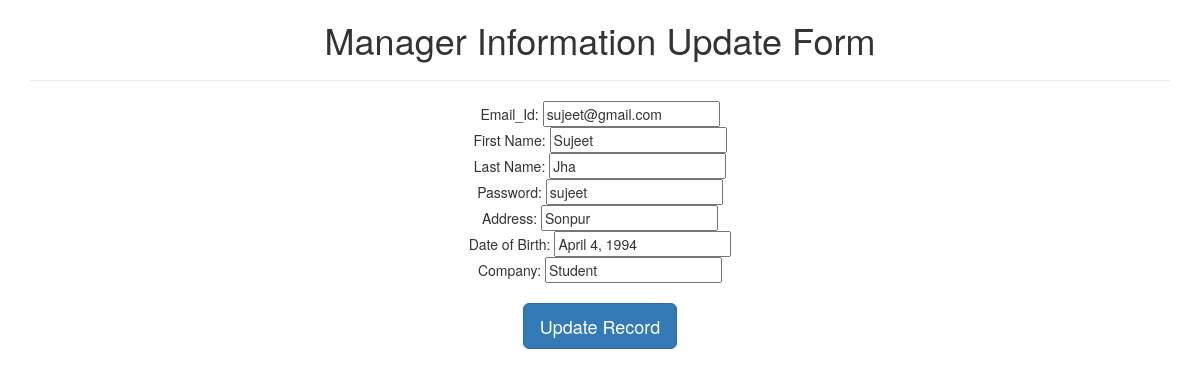
The page /update/4/ on the database its author committed.
### Project_Application/models.py (models this page shows)
class Manager(models.Model):
    email=models.EmailField(max_length=70)
    firstname=models.CharField(max_length=64)
    lastname=models.CharField(max_length=64)
    password=models.CharField(max_length=50)
    address=models.CharField(max_length=256)
    dateofbirth=models.DateField(max_length=8)
    company=models.CharField(max_length=256)

### Project_Application/views.py (the view)
# urls.py: path('update/<int:id>/',views.update_view),
def update_view(request,id):
    manager=Manager.objects.get(id=id)
    if request.method=='POST':
        form=ManagerForm(request.POST, instance=manager)
        if form.is_valid():
            form.save()
        return redirect('/retrive')
    return render(request,'Project_Application/update.html',{'manager':manager})

### templates/Project_Application/update.html (shortened to what this page needs)
<!DOCTYPE html>
{%extends 'Project_Application/base.html'%}
{%block body_block%}
<h1>Manager Information Update Form</h1><hr>
<form method="post">
   Email_Id: <input type="text" name="email" value="{{manager.email}}"><br>
   First Name: <input type="text" name="firstname" value="{{manager.firstname}}"><br>
   Last Name: <input type="text" name="lastname" value="{{manager.lastname}}"><br>
   Password: <input type="text" name="password" value="{{manager.password}}"><br>
   Address: <input type="text" name="address" value="{{manager.address}}"><br>
   Date of Birth: <input type="text" name="dateofbirth" value="{{manager.dateofbirth}}"><br>
   Company: <input type="text" name="company" value="{{manager.company}}"><br><br>
   <input type="submit" class="btn btn-primary btn-lg" value="Update Record">
</form>
{%endblock%}

### rows shown on the page
Manager: email "sujeet@gmail.com", firstname "Sujeet", lastname "Jha", password "sujeet", address "Sonpur", dateofbirth "April 4, 1994", company "Student"
